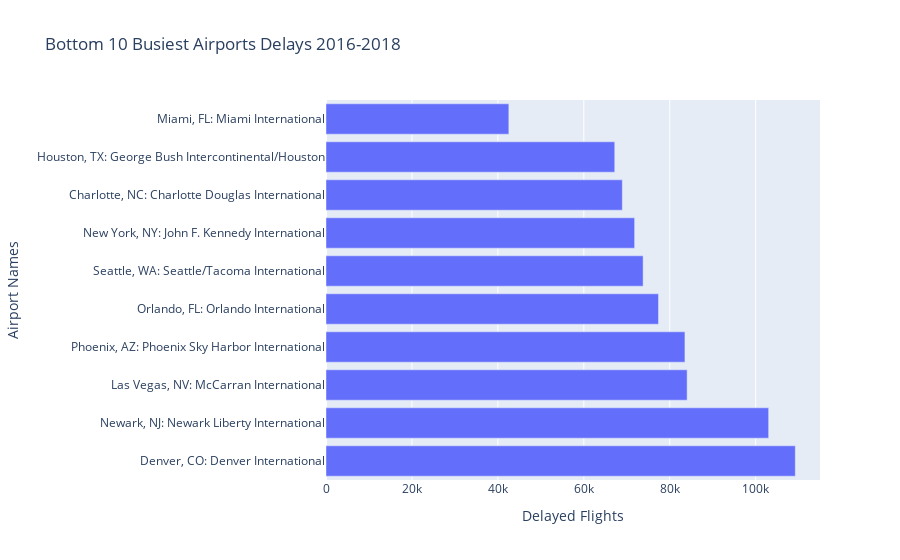

The notebook cell saved with this chart:
### Code cell
fig = px.bar(rename_airport_data2, x='Delayed Flights', y='Airport Names', orientation='h', title="Bottom 10 Busiest Airports Delays 2016-2018")
fig.update_layout(
    yaxis=dict(
        autorange="reversed"
    )
)
fig.show()

### Figure 1 — Plotly figure (JSON) as saved in the notebook; plotly's stock layout.template omitted (floating-point values rounded to 4 significant figures)
{"data": [{"alignmentgroup": "True", "hovertemplate": "Delayed Flights=%{x}<br>Airport Names=%{y}<extra></extra>", "legendgroup": "", "marker": {"color": "#636efa"}, "name": "", "offsetgroup": "", "orientation": "h", "showlegend": false, "textposition": "auto", "type": "bar", "x": [42551, 67198, 68960, 71825, 73802, 77379, 83535, 84044, 103016, 109218], "xaxis": "x", "y": ["Miami, FL: Miami International", "Houston, TX: George Bush Intercontinental/Houston", "Charlotte, NC: Charlotte Douglas International", "New York, NY: John F. Kennedy International", "Seattle, WA: Seattle/Tacoma International", "Orlando, FL: Orlando International", "Phoenix, AZ: Phoenix Sky Harbor International", "Las Vegas, NV: McCarran International", "Newark, NJ: Newark Liberty International", "Denver, CO: Denver International"], "yaxis": "y"}], "layout": {"autosize": true, "barmode": "relative", "legend": {"tracegroupgap": 0}, "title": {"text": "Bottom 10 Busiest Airports Delays 2016-2018"}, "xaxis": {"anchor": "y", "autorange": true, "domain": [0, 1], "range": [0, 115000.0], "title": {"text": "Delayed Flights"}, "type": "linear"}, "yaxis": {"anchor": "x", "autorange": true, "domain": [0, 1], "range": [9.5, -0.5], "title": {"text": "Airport Names"}, "type": "category"}}}
